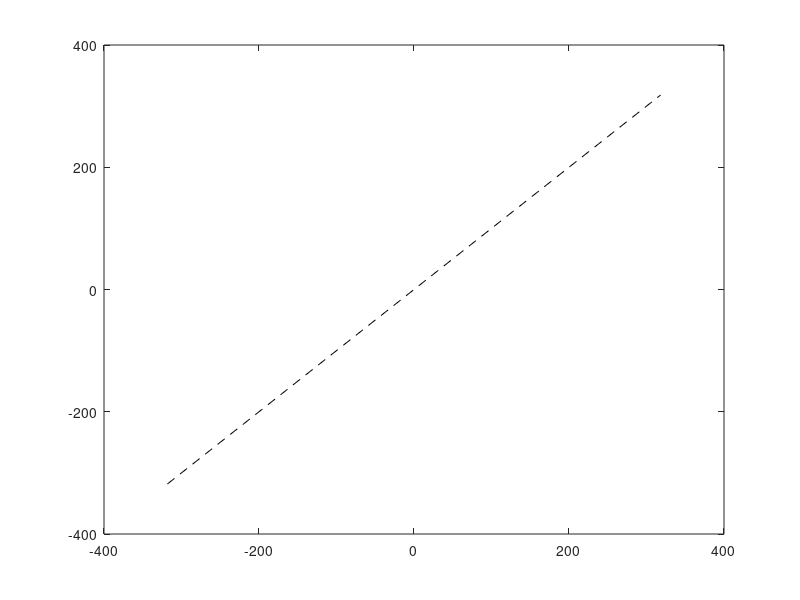

This chart was generated by the following MATLAB code: (Note: this script raises an error after producing the figure.)
clc, clear

d1 = 450;
d2 = 580;
d3 = 750;
v = [350 150];

[x,y] = pol2cart((0:pi/4:7/4*pi)',ones(8,1));
p = d3*[x y];
s = 2/pi*atan2(x+y,x-y);
S = round(10*2/pi*atan((x+y)./(sign(x-y).*(x-y))))/10;

figure
set(gcf,'color','w');
axis equal off
drawCircle(0,0,d1)
plot([-d2 d2],[0 0],'k-')
plot([0 0],[-d2 d2],'k-')
plot(sqrt(2)/2*[-d1 d1],sqrt(2)/2*[d1 -d1],'k--')
plot(sqrt(2)/2*[-d1 d1],sqrt(2)/2*[-d1 d1],'k--')
text(d2-50,70,'\lambda_1','HorizontalAlignment','center','fontsize',14)
text(70,d2-50,'\lambda_2','HorizontalAlignment','center','fontsize',14)
colormap('gray')
for i = 1:8
    I = shapeIndexImage(s(i));
    I = imnorm(I);
    hold on
    imagesc(p(i,1)-100,p(i,2)-70,I)
    text(p(i,1),p(i,2)-110,['S = ' num2str(S(i))],'HorizontalAlignment','center')
end

% quiver(0,0,300,200,'k-')

ah = annotation('arrow','color','b',...
        'headStyle','cback1','linewidth',1,'HeadLength',15000,'HeadWidth',10000);
set(ah,'parent',gca);
set(ah,'position',[0 0 v(1) v(2)]);
drawAngle(0,0,-pi/4,atan2(v(2),v(1)),80,'b')
text(v(1)/2-20,v(2)/2+50,'C','HorizontalAlignment','center','fontsize',14,'color','b')
text(120,-20,'\phi','HorizontalAlignment','center','fontsize',14,'color','b')

path = '../report/img/shapeIndexTheory.pdf';
export_fig('-r300',path);
open(path)